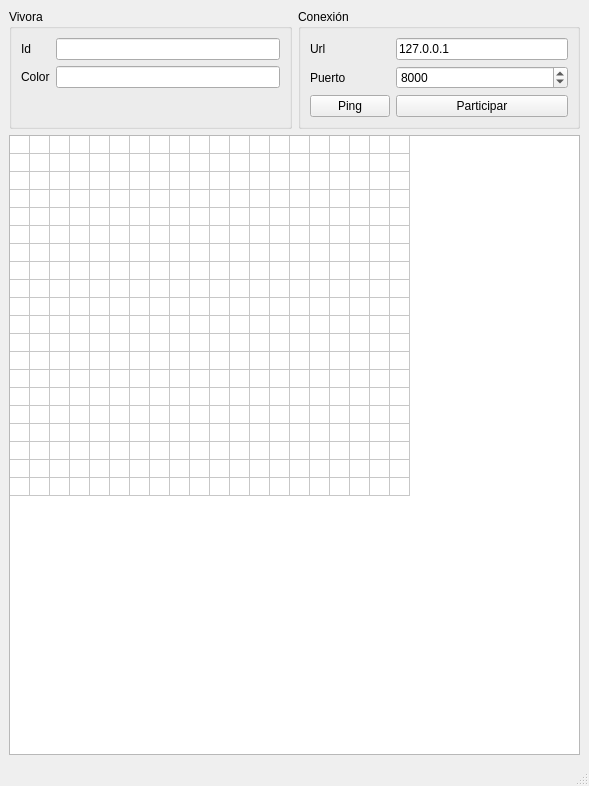
<?xml version="1.0" encoding="UTF-8"?>
<ui version="4.0">
 <class>MainWindow</class>
 <widget class="QMainWindow" name="MainWindow">
  <property name="geometry">
   <rect>
    <x>0</x>
    <y>0</y>
    <width>589</width>
    <height>786</height>
   </rect>
  </property>
  <property name="minimumSize">
   <size>
    <width>518</width>
    <height>747</height>
   </size>
  </property>
  <property name="windowTitle">
   <string>Snake - Cliente</string>
  </property>
  <widget class="QWidget" name="centralwidget">
   <layout class="QGridLayout" name="gridLayout">
    <property name="topMargin">
     <number>9</number>
    </property>
    <property name="bottomMargin">
     <number>9</number>
    </property>
    <property name="verticalSpacing">
     <number>6</number>
    </property>
    <item row="0" column="0">
     <widget class="QGroupBox" name="group_Vivora">
      <property name="title">
       <string>Vivora</string>
      </property>
      <layout class="QFormLayout" name="formLayout_2">
       <item row="0" column="0">
        <widget class="QLabel" name="label_Id">
         <property name="text">
          <string>Id</string>
         </property>
        </widget>
       </item>
       <item row="0" column="1">
        <widget class="QLineEdit" name="text_Id">
         <property name="readOnly">
          <bool>true</bool>
         </property>
        </widget>
       </item>
       <item row="1" column="0">
        <widget class="QLabel" name="label_Color">
         <property name="text">
          <string>Color</string>
         </property>
        </widget>
       </item>
       <item row="1" column="1">
        <widget class="QLineEdit" name="text_Color">
         <property name="readOnly">
          <bool>true</bool>
         </property>
        </widget>
       </item>
      </layout>
     </widget>
    </item>
    <item row="0" column="1">
     <widget class="QGroupBox" name="group_Conexion">
      <property name="title">
       <string>Conexión</string>
      </property>
      <layout class="QFormLayout" name="formLayout">
       <item row="0" column="0">
        <widget class="QLabel" name="label_Url">
         <property name="text">
          <string>Url</string>
         </property>
        </widget>
       </item>
       <item row="0" column="1">
        <widget class="QLineEdit" name="URL">
         <property name="text">
          <string>127.0.0.1</string>
         </property>
        </widget>
       </item>
       <item row="1" column="0">
        <widget class="QLabel" name="label_Puerto">
         <property name="text">
          <string>Puerto</string>
         </property>
        </widget>
       </item>
       <item row="1" column="1">
        <widget class="QSpinBox" name="spinBox_Puerto">
         <property name="maximum">
          <number>10000</number>
         </property>
         <property name="value">
          <number>8000</number>
         </property>
        </widget>
       </item>
       <item row="2" column="0">
        <widget class="QPushButton" name="btn_Ping">
         <property name="text">
          <string>Ping</string>
         </property>
        </widget>
       </item>
       <item row="2" column="1">
        <widget class="QPushButton" name="btn_Participar">
         <property name="text">
          <string>Participar</string>
         </property>
        </widget>
       </item>
      </layout>
     </widget>
    </item>
    <item row="1" column="0" colspan="2">
     <widget class="QTableWidget" name="table">
      <property name="sizePolicy">
       <sizepolicy hsizetype="Expanding" vsizetype="Expanding">
        <horstretch>0</horstretch>
        <verstretch>0</verstretch>
       </sizepolicy>
      </property>
      <property name="minimumSize">
       <size>
        <width>400</width>
        <height>400</height>
       </size>
      </property>
      <property name="sizeIncrement">
       <size>
        <width>0</width>
        <height>0</height>
       </size>
      </property>
      <property name="frameShadow">
       <enum>QFrame::Plain</enum>
      </property>
      <property name="editTriggers">
       <set>QAbstractItemView::NoEditTriggers</set>
      </property>
      <property name="tabKeyNavigation">
       <bool>false</bool>
      </property>
      <property name="showDropIndicator" stdset="0">
       <bool>false</bool>
      </property>
      <property name="dragDropOverwriteMode">
       <bool>false</bool>
      </property>
      <property name="selectionMode">
       <enum>QAbstractItemView::NoSelection</enum>
      </property>
      <property name="selectionBehavior">
       <enum>QAbstractItemView::SelectItems</enum>
      </property>
      <property name="gridStyle">
       <enum>Qt::SolidLine</enum>
      </property>
      <property name="wordWrap">
       <bool>true</bool>
      </property>
      <property name="rowCount">
       <number>20</number>
      </property>
      <property name="columnCount">
       <number>20</number>
      </property>
      <attribute name="horizontalHeaderVisible">
       <bool>false</bool>
      </attribute>
      <attribute name="horizontalHeaderDefaultSectionSize">
       <number>16</number>
      </attribute>
      <attribute name="horizontalHeaderMinimumSectionSize">
       <number>16</number>
      </attribute>
      <attribute name="verticalHeaderVisible">
       <bool>false</bool>
      </attribute>
      <attribute name="verticalHeaderDefaultSectionSize">
       <number>16</number>
      </attribute>
      <attribute name="verticalHeaderMinimumSectionSize">
       <number>16</number>
      </attribute>
      <row/>
      <row/>
      <row/>
      <row/>
      <row/>
      <row/>
      <row/>
      <row/>
      <row/>
      <row/>
      <row/>
      <row/>
      <row/>
      <row/>
      <row/>
      <row/>
      <row/>
      <row/>
      <row/>
      <row/>
      <column/>
      <column/>
      <column/>
      <column/>
      <column/>
      <column/>
      <column/>
      <column/>
      <column/>
      <column/>
      <column/>
      <column/>
      <column/>
      <column/>
      <column/>
      <column/>
      <column/>
      <column/>
      <column/>
      <column/>
     </widget>
    </item>
   </layout>
  </widget>
  <widget class="QStatusBar" name="statusbar"/>
 </widget>
 <resources/>
 <connections/>
</ui>
